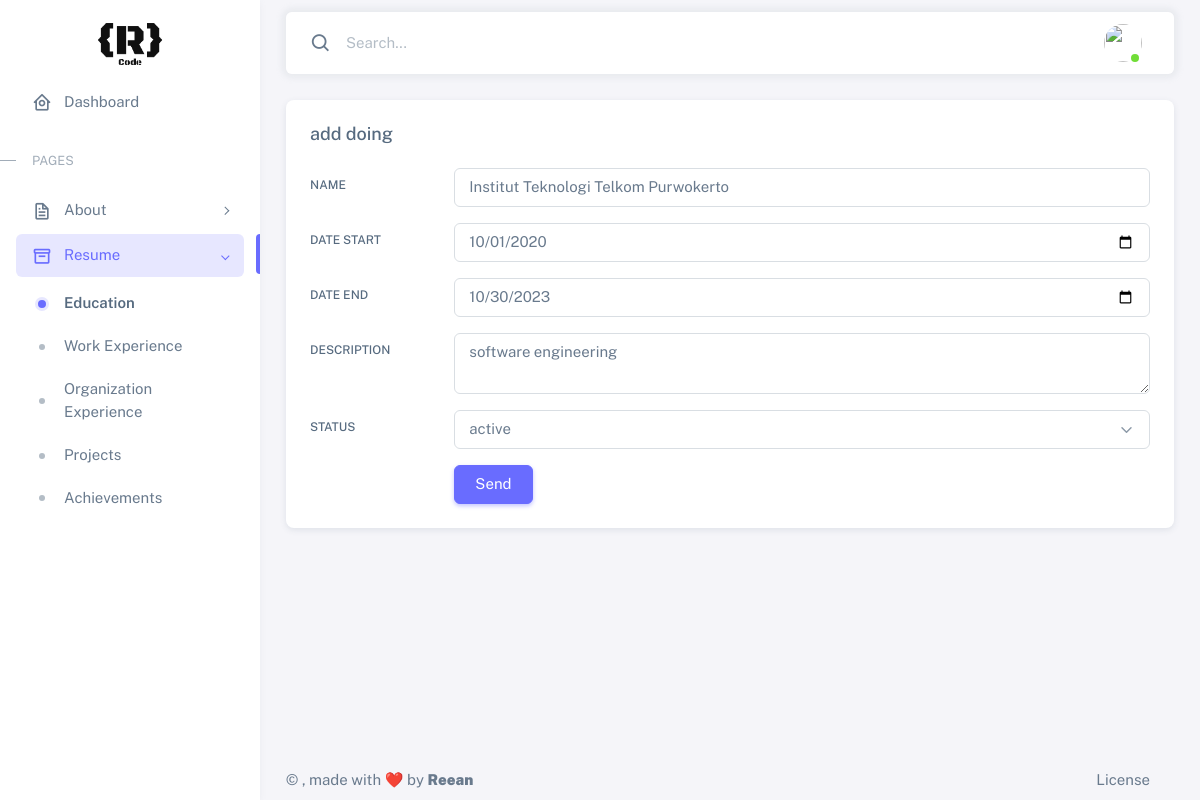
Page /admin/pages/education/edit/6 on the committed database.
### tables this page shows
CREATE TABLE `education` (
  `ideducation` int NOT NULL AUTO_INCREMENT,
  `idprofile` int DEFAULT NULL,
  `name` varchar(100) DEFAULT NULL,
  `date_start` date DEFAULT NULL,
  `date_end` date DEFAULT NULL,
  `description` longtext,
  `status` enum('active','nonactive') DEFAULT NULL,
  PRIMARY KEY (`ideducation`),
  KEY `education_FK` (`idprofile`),
  CONSTRAINT `education_FK` FOREIGN KEY (`idprofile`) REFERENCES `profile` (`idprofile`) ON DELETE CASCADE ON UPDATE CASCADE
);

### application/controllers/admin/pages/Education.php (called while the page is built, shortened)
<?php defined( 'BASEPATH' ) or exit( 'No direct script access allowed' );
class Education extends CI_Controller {
    protected $dashboardBody = 'admin/dashboard';
    private $dashboardPartials = [
        'head'   => 'admin/_partials/head',
        'aside'  => 'admin/_partials/aside',
        'navbar' => 'admin/_partials/navbar',
        'footer' => 'admin/_partials/footer',
    ];
    public function __construct() {
        $this->load->model( 'Profile_model', 'profile' );
        $this->load->model( 'Education_model', 'education' );
    }
    public function edit($idEducation) {
        $getId = $this->session->userdata( 'idaccounts' );
        $data  = [
            'user'    => $this->profile->getProfile( $getId ),
            'education' => $this->education->getEducationById($idEducation),
            'title'   => 'Add Education',
            'content' => 'admin/dashboard/pages/resume/education/edit',
        ];
        $this->load->view( $this->dashboardBody, $this->dashboardPartials + $data );
    }
}
?>

### index.php (called while the page is built, shortened)
<?php
require_once BASEPATH.'core/CodeIgniter.php';

### application/models/Profile_model.php (called while the page is built, shortened)
<?php defined('BASEPATH') OR exit('No direct script access allowed');
class Profile_model extends CI_Model {
    public function getProfile( $idProfile )
    {
        $this->db->select( '*' );
        $this->db->from( 'profile' );
        $this->db->join( 'accounts', 'accounts.idaccounts = profile.idaccounts' );
        $this->db->where( 'idprofile', $idProfile );
        $result = $this->db->get()->row_array();
        return $result;
    }
}

### application/models/Education_model.php (called while the page is built, shortened)
<?php defined( 'BASEPATH' ) or exit( 'No direct script access allowed' );
class Education_model extends CI_Model
{
    public function getEducationById( $idEducation )
    {
        return $this->db->get_where( 'education', [ 'ideducation' => $idEducation ] )->row_array();
    }
}
?>

### application/views/admin/dashboard/pages/resume/education/edit.php (the view, shortened to what this page needs)
<div class="card mb-4">
    <div class="card-header d-flex align-items-center justify-content-between">
        <h5 class="mb-0">add doing</h5>
    </div>
    <div class="card-body">
        <?= form_open_multipart( 'admin/pages/education/edit_process/'.$education['ideducation'] ) ?>
        <div class="row mb-3">
            <label class="col-sm-2 col-form-label" for="name">name</label>
            <div class="col-sm-10">
                <input type="text" name="name" class="form-control" id="name" value="<?= $education[ 'name' ] ?>">
            </div>
        </div>
        <div class="row mb-3">
            <label class="col-sm-2 col-form-label" for="dateStart">date start</label>
            <div class="col-sm-10">
                <input type="date" name="dateStart" id="dateStart" class="form-control" value="<?= $education[ 'date_start' ] ?>">
            </div>
        </div>
        <div class="row mb-3">
            <label class="col-sm-2 col-form-label" for="dateEnd">date end</label>
            <div class="col-sm-10">
                <input type="date" name="dateEnd" id="dateEnd" class="form-control" value="<?= $education[ 'date_end' ] ?>">
            </div>
        </div>
        <div class="row mb-3">
            <label class="col-sm-2 col-form-label" for="description">description</label>
            <div class="col-sm-10">
                <textarea type="date" name="description" id="description" class="form-control"><?= $education[ 'description' ] ?></textarea>
            </div>
        </div>
        <div class="row mb-3">
            <label class="col-sm-2 col-form-label" for="basic-icon-default-company">status</label>
            <div class="col-sm-10">
                <div class="input-group input-group-merge">
                    <select name="status" id="status" class="select2 form-select">
                        <?php if ( $education[ 'status' ] == 'active' ) {
                            echo "<option value='active' selected>active</option>
                            <option value='nonactive'>non-active</option>";
                        }
                        else {
                            echo "<option value='active'>active</option>
                            <option value='active' selected>non-active</option>";
                        } ?>
                    </select>
                </div>
            </div>
        </div>
        <div class="row justify-content-end">
            <div class="col-sm-10">
                <button type="submit" class="btn btn-primary" value="upload">Send</button>
            </div>
        </div>
        <?= form_close() ?>
    </div>
</div>

### assets/css/theme-default.css (style rules this page uses)
.btn-primary { color: #fff; background-color: #696cff; border-color: #696cff; box-shadow: 0 0.125rem 0.25rem 0 rgba(105, 108, 255, 0.4); }

### rows in the picture
education: name "Institut Teknologi Telkom Purwokerto", dateStart "10/01/2020", dateEnd "10/30/2023", description "software engineering", status "active"
